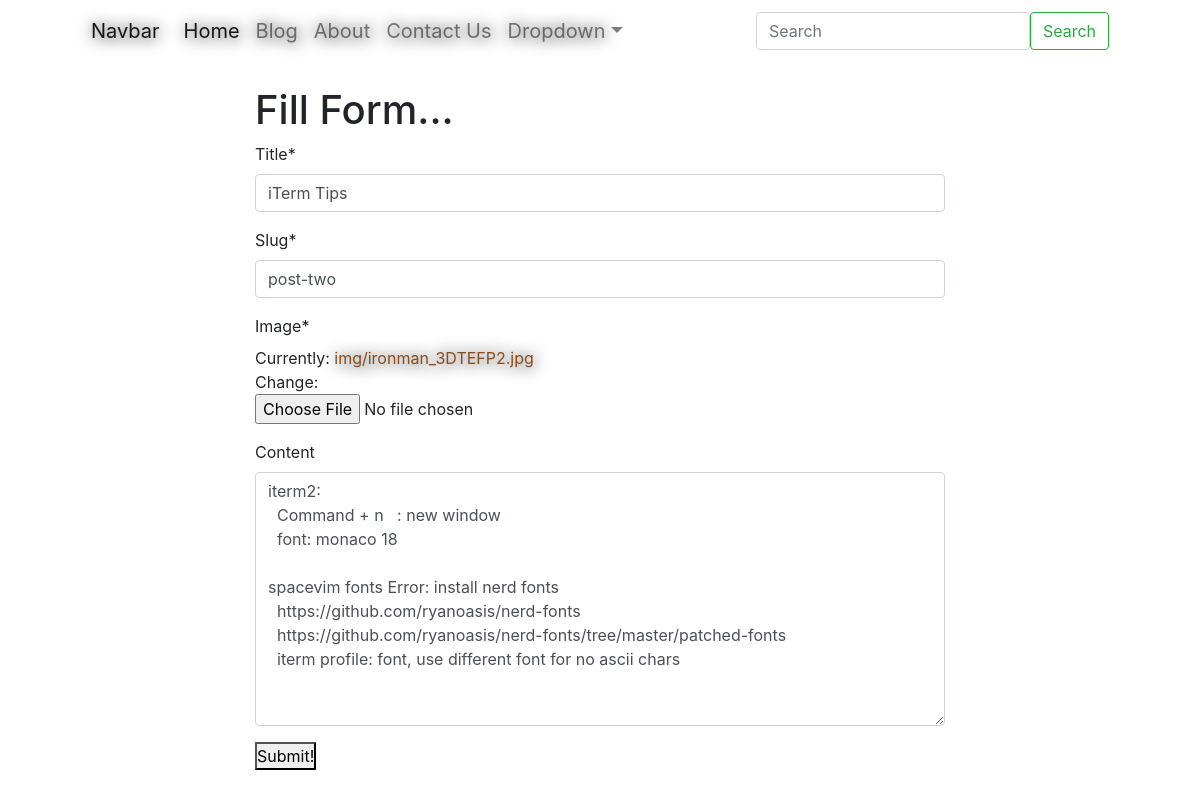
Screenshot of /blog/post-two/update/ with the database file from the repository.
### appBlog/models.py (models this page shows, shortened)
class Post(models.Model):
    user = models.ForeignKey(User, default=1, null=True, on_delete=models.SET_NULL)
    title = models.CharField(max_length=256)
    slug = models.SlugField(default="default-slug", unique=True)
    image = models.ImageField(upload_to='img/', null=True, default='img/default.png')
    content = models.TextField(null=True, blank=True)
    publish_time = models.DateTimeField(auto_now=True, auto_now_add=False, null=True, blank=True)
    timestamp = models.DateTimeField(auto_now=True)
    updated = models.DateTimeField(auto_now=True)
    objects = PostManager()
    class Meta:
        ordering = ['-updated', '-pk', '-timestamp'] # '-publish_time'
    '''
    python manage.py shell

    from appBlog.models import Post

    Post.objects.all()
                .first()
                .last().title
                .last().content

    obj = Post(title="foo", content='bar')
    obj.save()

    '''

### appBlog/views.py (the view)
# urls.py: path('<str:slug>/update/', views.update),
def update(request, slug):
    obj = get_object_or_404(Post, slug=slug)
    form = PostModelForm(request.POST or None, instance=obj)
    if form.is_valid():
        form.save()
        return redirect("/blog/")
    context = {'form':form, "title":"Update Post"}
    template = 'form.html'
    return render(request, template, context)

### appBlog/forms.py (shortened to what this page needs)
class PostModelForm(forms.ModelForm):
    class Meta:
        model = Post
        fields = ['title', 'slug', 'image', 'content']

### appBlog/models.py (called while the page is built)
    def get_queryset(self):
        return PostQuerySet(self.model, using=self._db)

### Templates/form.html
{% extends 'main/base.html' %}
{% load crispy_forms_tags %}
{% block content %}
    <h1>Fill Form...</h1>
    <form method='POST' action='.' enctype='multipart/form-data'> {% csrf_token %}
        {{ form | crispy }}
        <button type="submit">Submit!</button>
    </form>
{% endblock %}

### Templates/main/base.html (shortened to what this page needs)
{% load static %}
<!DOCTYPE html>
<html lang="en">
<head>
    {% include 'main/_bscss.html' %}
    <link rel="stylesheet" href="{% static 'main.css' %}" type="text/css">
</head>
<body>
    <div class="container">
        <div id="top">
            {% include 'main/navbar.html' %}
        </div>
        <div class="row">
            <div class="col-8 mx-auto">
                {% block content %}{% endblock %}
            </div>
        </div>
    </div>
</body>
</html>

### Templates/main/_bscss.html (shortened to what this page needs)
<link rel="stylesheet" href="https://maxcdn.bootstrapcdn.com/bootstrap/4.0.0/css/bootstrap.min.css">

### Templates/main/navbar.html (shortened to what this page needs)
<nav class="navbar navbar-expand-lg navbar-light blue-grey lighten-5 mb-4">
  <a class="navbar-brand" href="#">Navbar</a>
  <div class="collapse navbar-collapse" id="navbarSupportedContent">
    <ul class="navbar-nav mr-auto">
      <li class="nav-item active"> <a class="nav-link" href="{% url 'main-home' %}">Home <span class="sr-only">(current)</span></a> </li>
      <li class="nav-item"> <a class="nav-link" href="{% url 'blog-list' %}">Blog</a> </li>
      <li class="nav-item"> <a class="nav-link" href="{% url 'main-about' %}">About</a> </li>
      <li class="nav-item"> <a class="nav-link" href="{% url 'main-contact' %}">Contact Us</a> </li>
      <li class="nav-item dropdown">
        <a class="nav-link dropdown-toggle" id="navbarDropdownMenuLink" data-toggle="dropdown"
          aria-haspopup="true" aria-expanded="false">Dropdown</a>
      </li>
    </ul>
    <form class="form-inline" action="/search/">
      <input class="form-control" type="search" name='q' placeholder="Search" aria-label="Search">
      <button class="btn btn-outline-success" my-2 my-sm-0>Search</button>
    </form>
  </div>
</nav>

### static/main.css (style rules this page uses)
* { padding: 0; margin: 0; }
body { margin: 0 auto; background-size: 150%, 150%; background-repeat: no-repeat; background-attachment: fixed; background-position: center; width: 90%; }
#top { font-size: 20px; display: inline; }
li { list-style: none; color: #52a34a; text-align: center; text-shadow: 1px 1px 10px #52a34a; }
a { color: rgb(136, 76, 30); text-shadow: 1px 1px 16px black; }

### rows the page displays
Post: title "iTerm Tips", slug "post-two", content "iterm2: Command + n : new window font: monaco 18 spacevim fonts Error: install nerd fonts https://github.com/ryanoasis/nerd-fonts https://github.com/ryanoasis/nerd-fonts/tree/master/patched-fonts iterm profile: font, use different font for no ascii chars"
